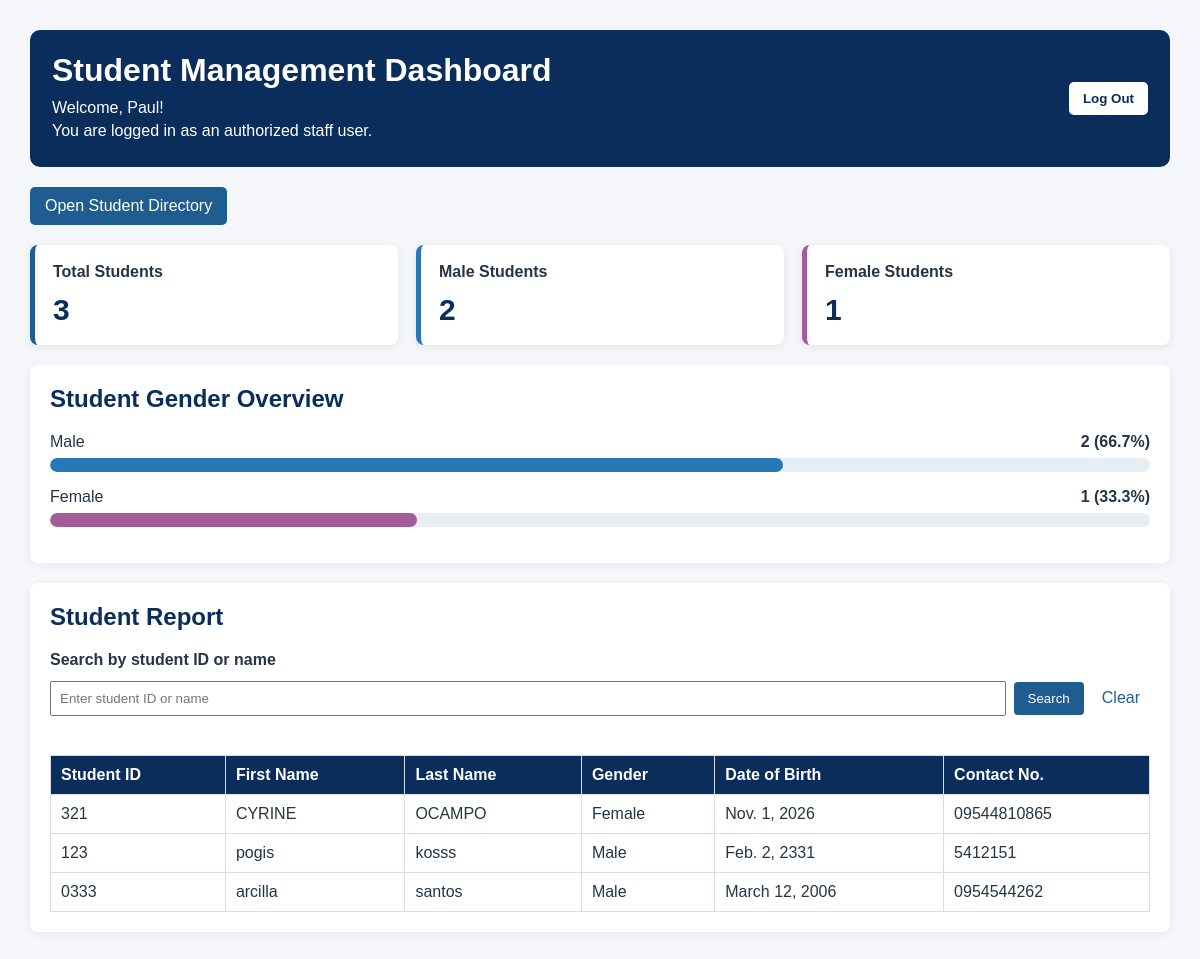
Screenshot of /registration/dashboard/ (signed in) with the database file from the repository.
### registration/models.py (models this page shows, shortened)
class Student(models.Model):
    GENDER_CHOICES = [
        ('Male', 'Male'),
        ('Female', 'Female'),
    ]
    student_id = models.CharField(max_length=20, unique=True)
    first_name = models.CharField(max_length=100)
    last_name = models.CharField(max_length=100)
    gender = models.CharField(max_length=10, choices=GENDER_CHOICES)
    date_of_birth = models.DateField()
    contact_no = models.CharField(max_length=20)

### registration/views.py (the view)
# urls.py: path('dashboard/', views.staff_dashboard, name='staff_dashboard'),
@user_passes_test(staff_check, login_url='login')
def staff_dashboard(request):
    total_students = Student.objects.count()
    male_students = Student.objects.filter(gender='Male').count()
    female_students = Student.objects.filter(gender='Female').count()
    male_percent = (
        male_students / total_students * 100
        if total_students
        else 0
    )
    female_percent = (
        female_students / total_students * 100
        if total_students
        else 0
    )
    query = request.GET.get('q', '').strip()
    students = Student.objects.all().order_by('last_name', 'first_name')
    if query:
        students = students.filter(
            Q(student_id__icontains=query)
            | Q(first_name__icontains=query)
            | Q(last_name__icontains=query)
        )
    return render(
        request,
        'registration/dashboard.html',
        {
            'total_students': total_students,
            'male_students': male_students,
            'female_students': female_students,
            'male_percent': male_percent,
            'female_percent': female_percent,
            'students': students,
            'query': query,
        },
    )

### registration/views.py (called while the page is built)
def staff_check(user):
    return user.is_authenticated and user.is_staff

### registration/templates/registration/dashboard.html (shortened to what this page needs)
{% load static %}
<!DOCTYPE html>
<html lang="en">
<head>
    <link rel="stylesheet" href="{% static 'registration/style.css' %}">
</head>
<body>
<main class="dashboard-container">
    <header class="dashboard-header">
        <div>
            <h1>Student Management Dashboard</h1>
            <p>Welcome, {{ request.user.username }}!</p>
            <p>You are logged in as an authorized staff user.</p>
        </div>
        <form method="post" action="{% url 'logout' %}">
            <button type="submit">Log Out</button>
        </form>
    </header>
    <section class="dashboard-actions">
        <a class="directory-link" href="{% url 'student_list' %}">
            Open Student Directory
        </a>
    </section>
    <section class="summary-grid">
        <article class="summary-card total-card">
            <h2>Total Students</h2>
            <p class="summary-number">{{ total_students }}</p>
        </article>
        <article class="summary-card male-card">
            <h2>Male Students</h2>
            <p class="summary-number">{{ male_students }}</p>
        </article>
        <article class="summary-card female-card">
            <h2>Female Students</h2>
            <p class="summary-number">{{ female_students }}</p>
        </article>
    </section>
    <section class="report-section">
        <h2>Student Gender Overview</h2>
        <div class="gender-row">
            <div class="gender-label">
                <span>Male</span>
                <strong>{{ male_students }} ({{ male_percent|floatformat:1 }}%)</strong>
            </div>
            <div class="bar-track">
                <div class="bar-fill male-bar"
                     style="width: {{ male_percent }}%;"></div>
            </div>
        </div>
        <div class="gender-row">
            <div class="gender-label">
                <span>Female</span>
                <strong>{{ female_students }} ({{ female_percent|floatformat:1 }}%)</strong>
            </div>
            <div class="bar-track">
                <div class="bar-fill female-bar"
                     style="width: {{ female_percent }}%;"></div>
            </div>
        </div>
    </section>
    <section class="report-section">
        <h2>Student Report</h2>
        <form method="get" action="{% url 'staff_dashboard' %}" class="search-form">
            <label for="student-search">Search by student ID or name</label>
            <input
                type="text"
                id="student-search"
                name="q"
                value="{{ query }}"
                placeholder="Enter student ID or name"
            >
            <button type="submit">Search</button>
            <a class="clear-search" href="{% url 'staff_dashboard' %}">Clear</a>
        </form>
        <div class="table-wrapper">
            <table>
                <thead>
                    <tr>
                        <th>Student ID</th>
                        <th>First Name</th>
                        <th>Last Name</th>
                        <th>Gender</th>
                        <th>Date of Birth</th>
                        <th>Contact No.</th>
                    </tr>
                </thead>
                <tbody>
                    {% for student in students %}
                    <tr>
                        <td>{{ student.student_id }}</td>
                        <td>{{ student.first_name }}</td>
                        <td>{{ student.last_name }}</td>
                        <td>{{ student.gender }}</td>
                        <td>{{ student.date_of_birth }}</td>
                        <td>{{ student.contact_no }}</td>
                    </tr>
                    {% empty %}
                    <tr>
                        <td colspan="6" class="empty-message">
                            No student records found.
                        </td>
                    </tr>
                    {% endfor %}
                </tbody>
            </table>
        </div>
    </section>
</main>
</body>
</html>

### registration/static/registration/style.css (style rules this page uses)
body { font-family: Arial, sans-serif; background: #f4f6f9; color: #263445; margin: 30px; }
h1 { color: #0b2d5c; }
a { color: #1f5d91; text-decoration: none; }
table { width: 100%; border-collapse: collapse; background: #ffffff; margin-top: 20px; }
th { background: #0b2d5c; color: #ffffff; text-align: left; }
th, td { padding: 10px; border: 1px solid #d7dee8; }
button { background: #1f5d91; color: #ffffff; border: 0; padding: 9px 14px; cursor: pointer; border-radius: 4px; }
input, select { padding: 8px; margin: 4px 0; }
.dashboard-container { max-width: 1200px; margin: 0 auto; }
.dashboard-header { display: flex; justify-content: space-between; align-items: center; gap: 20px; background: #0b2d5c; color: #ffffff; padding: 22px; border-radius: 10px; }
.dashboard-header h1 { color: #ffffff; margin-top: 0; margin-bottom: 10px; }
.dashboard-header p { margin: 5px 0; }
.dashboard-header button { background: #ffffff; color: #0b2d5c; border-radius: 5px; font-weight: bold; }
.dashboard-actions { margin: 20px 0; }
.directory-link { display: inline-block; background: #1f5d91; color: #ffffff; padding: 10px 15px; border-radius: 5px; }
.summary-grid { display: grid; grid-template-columns: repeat(3, minmax(0, 1fr)); gap: 18px; margin: 20px 0; }
.summary-card { background: #ffffff; border-left: 5px solid #1f5d91; border-radius: 8px; padding: 18px; box-shadow: 0 2px 8px rgba(20, 40, 70, 0.08); }
.summary-card h2 { font-size: 16px; margin: 0 0 12px; }
.summary-number { color: #0b2d5c; font-size: 30px; font-weight: bold; margin: 0; }
.male-card { border-left-color: #2878b8; }
.female-card { border-left-color: #a45b9a; }
.report-section { background: #ffffff; margin: 20px 0; padding: 20px; border-radius: 8px; box-shadow: 0 2px 8px rgba(20, 40, 70, 0.06); }
.report-section h2 { color: #0b2d5c; margin-top: 0; }
.gender-row { margin: 16px 0; }
.gender-label { display: flex; justify-content: space-between; gap: 12px; margin-bottom: 7px; }
.bar-track { height: 14px; background: #e8edf3; border-radius: 10px; overflow: hidden; }
.bar-fill { height: 100%; border-radius: 10px; }
.male-bar { background: #2878b8; }
.female-bar { background: #a45b9a; }
.search-form { display: flex; flex-wrap: wrap; align-items: center; gap: 8px; margin: 15px 0; }
.search-form label { width: 100%; font-weight: bold; }
.search-form input { min-width: 220px; flex: 1; }
.clear-search { padding: 8px 10px; }
.table-wrapper { width: 100%; overflow-x: auto; }
.table-wrapper table { min-width: 700px; }

### rows the page displays
Student: student_id "321", first_name "CYRINE", last_name "OCAMPO", gender "Female", date_of_birth "Nov. 1, 2026", contact_no "09544810865"
Student: student_id "123", first_name "pogis", last_name "kosss", gender "Male", date_of_birth "Feb. 2, 2331", contact_no "5412151"
Student: student_id "0333", first_name "arcilla", last_name "santos", gender "Male", date_of_birth "March 12, 2006", contact_no "0954544262"

### other values shown
{{ request.user.username }} "Paul"
{{ total_students }} "3"
{{ male_students }} "2"
{{ female_students }} "1"
{{ male_percent|floatformat:1 }} "66.7"
{{ female_percent|floatformat:1 }} "33.3"
